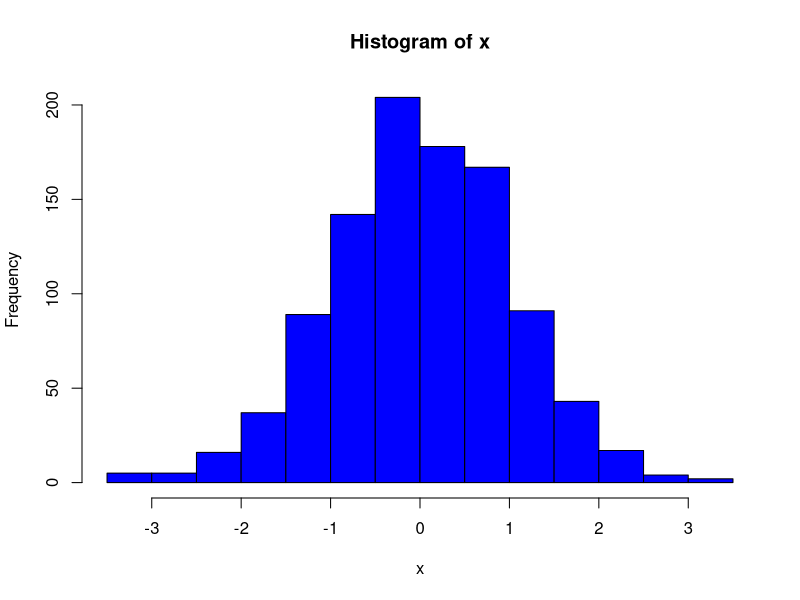
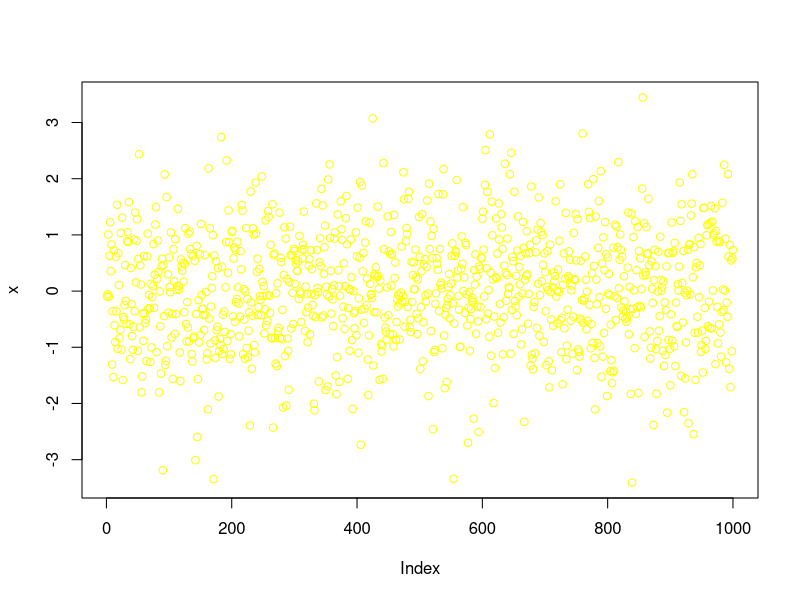
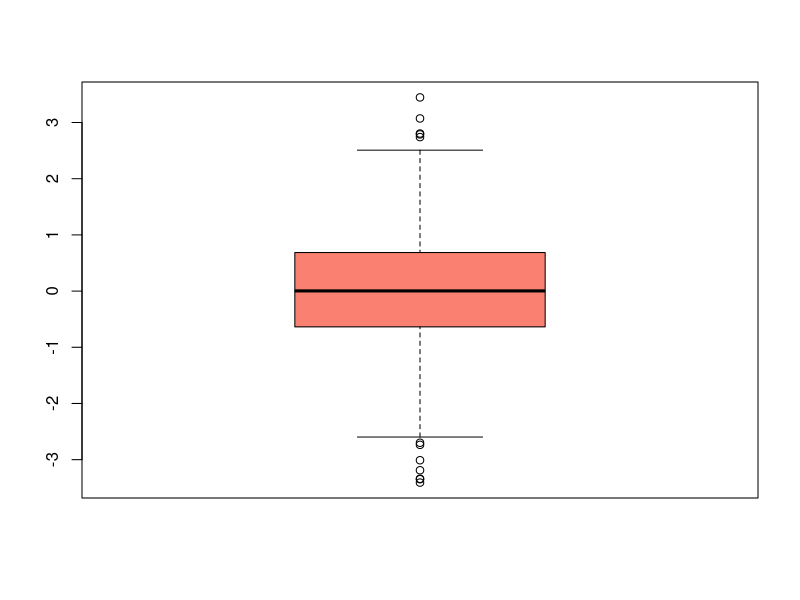

These figures' R source, in order:
#Tarea 1 Capitulo 3 Introduccion a R
#VECTORES
#En R puedes trabajar con vecotres (tienen una sola dimension y guardan datos 
#del mismo tipo), matriz (arreglo de dos dimensiones con datos del mismo tipo),
#Data Frame (Arreglo de dos dimensiones con datos de diferentes clases), lista
#arreglo de una dimension que permite incorporar datos de distincas clases
#para ver el contenido de una variable en un script, se utiliza la funcion print
x<-5
print(x)
#Los elementos de un vector se le conocen como componentes y pueden ser logico,
#caracter, numerico o integer
#Para definir vectores se utiliza "c()" combinar y hay dos formas
#EXTENSIVA los elementos dentro del parentesis deben estar separados por ","
vector_numerico<-c(1,2,3,4,5,6,7)
vector_texto<-c("a","b","c","d")
vector_logico<-c(T,F,T,F)
#SECUENCIA se utiliza el operador ":" para crear un rango o se puede usar seq()
x<-c(1:100)
y<-seq(1,100)
print(x)
print(y)
#Se peuden generar secuencias que partan de un num especifico con un orden especifico
x<-seq(-20,30,by=3)
print(x)
#para conocer la cantidad de valores que tiene (longitud del vector) se usa la funcion
length(y)
#Para acceder a los componentes de un vector de una determinada posicio (indice)
#Se usan los "[]" para elementos consecutivos y no consecutivos
#CONSECUTIVOS, se usa ":" para determinar el rango e.j.
vector_texto[2:4]
#No consecutivas se coloca un vector y los elementos separadas por ","
x[c(1,5,7,8)]
#Excluir elementos de un vector se utiliza con "[-]", dentro del corchete se pone
#la ubicacion o ubicaciones que se quiere eliminar
x[-1]
x[-c(1,5,8)]
#Para excluir el ultimo elemento del vector se usa
x[-length(x)]
#Se puede reagsinar valores de un vector previamente definido
y<-y[-c(10:90)]
print(y)
#Se pueden generar vectores vacios para luego llenarlos e.j.
v<-c() #Vector vacio
v[1]<-2
v[c(2:6)]<-c(10,20,30,50,70)
print(v)
#Repeticion de elementos en un vector se puede hacer con la funcion 
# "rep(valor,Num de veces)"
v<-rep(5,10)
print(v)
#Se puede repetir un conjunto de valores mediante un vector
v<-rep(c(1,3,5,7,11),3)
print(v)
#Otra forma de hacerlo
primos<-c(1,3,5,7,11,13)
v<-rep(primos,each=3)
print(v)
#Al usar ecah se ordenan las reepticiones de menor a mayor, sin usar each, 
#las repeticiones quedan en el orden como las asignaste la primera vez
#FUNCIONES ANY ALL
#las funciones any() y all(), nos permiten ver si algunos o todos los elementos
# de un vector cumplen una condicion T o F e.j.
x<-c(-20:5)
any(x<10)
any(x>10)
any(x<=5)
all(x<10)
all(x>sqrt(16))
any(x>sqrt(16))
#EJERCICIOS
#1.Con un vector x, describe un codigo que determine si todos los elementos del vector
# son iguales a 0
x<-c(1:10)
all(x==0)
#2.Escriba un codigo que tome un vector y devuelva T si hay algun elemento repetido
#en el vector, utilizando la función any
x<-rep(c(1,2,3),each=2); any(duplicated(x))
#3.Dado un vector x, escriba una funcion que determine si todos los elementos del
#vector son iguales entre si utilizando la función all
all(x==x[1])
#4.Escribe una función que tome dos vectores y devuelva en T si ambos vectores tienen
#algún elemento en común utilizando la función any
x<-c(1:5);y<-c(5:9)
any(x%in%y)
#5.Escriba una función que tome dos vectores y devuelba T si todos los elementos del
#vector x son mayores que los elementos correpondientes en el vector y usando all
x<-c(6:10); y<-c(1:5)
all(x>y)
#6.Dado un vector x, escribe una función que determine si todos los elementos del 
#vector son menores que cero utilizando la funcion all
all(x<0)
#7.Escribe una función que tome dos vectores y devuelva en T si al menos un elemento
#del vector x es mayor que los elementos correspondientes en el vector y con la 
#función any
x<-c(2:6)
any(x>y)
#8.Dado un vector x, escribe una funcion que determine si todos los elementos del 
#vector son iguales a un valor especifico utilizando all
all(x==10)
#9.Escribe una función que tome dos vectores y devuelva T si al menos un elemento 
#correspondiente del vector x es menor que los elementos correspondientes en el 
#vector y con any
x<-c(0:4); any(x<y)
#NOTA: para los ejercicios 2, 3 y 4 use Chat GPT para orientarme en que funcion
#podia usar porque estaba muy perdido
#OPERACIONES ARITMETICAS
#Se pueden hacer operaciones aritmeticas con vectores, lo importante es que ambos
#vectores tengan la misma longitud y las operaciones se efectuar acorde al lugar
#que ocupe cada elemento dentro del vector
x<-c(1:3); y<-c(4:6)
#SUMA
x+y; x+3
#RESTA
x-y; x-3
#MULTIPLICACION
x*x; x*y; x*2
#DIVISION
x/y; x/3
#EXPONENTE
x**y; x**2
#RAIZ CUADRADA
sqrt(x)
#LOGARITMO
log(x)
#OPERACIONES CON COMANDO
#Se aplican funciones para hacer operaciones largas, se aplican los siguientes comandos
x<-rnorm(1000)
#Con el siguiente comando se obtiene el valor minimo
min(x)
#Se obtiene el numero maximo
max(x)
#Da a conocer el minimo y maximo
range(x)
#Suma todos los valores del vector
sum(x)
#Se calcula la media
mean(x)
#Se obtiene la mediana 
median(x)
#EJERCICIO
#¿Quw función tienen los siguientes comandos sd() quantile()?
#La función sd() calcula la desviacion estandar
sd(x)
#La función quantile() genera los cuartiles
quantile(x)
#Para las funciones unique() y sort() funcionan mejor con datos discretos en vez
#de continuos
x<-c(rep(3,5),1:15,rep(c(1:3),5))
unique(x) #Saca los valores de manera unica
x<-sample(10,10)
print(x)
sort(x) #ordena los valores de menor a mayor
#GRAFICOS CON VECTORES
#Se puede graficar en R usando los siguientes comandos
x<-rnorm(1000)
#Histograma
hist(x,col = "blue")
#Plot, grafica de datos en orden de aparicion del vector
plot(x,col="yellow")
#Boxplot muestra la media y los cuartiles
boxplot(x,col = "salmon")
#Vectores con nombre, se le pueden asignar nombre a los vectores mediante la 
#función de names()
#Primero se pone un vector con las edades
edades<-c(5,10,15,25,40)
#Se asigna otro vector con los nombres de los dueños de las edades
nombres<-c("Matos","Carlos","Dani", "Maria","Jose")
#Se nombran los elementos del vector edades names (numero)<-Nombre
names(edades)<-nombres
print(edades) #Se le asignan al que esta en ()
#Se pueden usar los nombres de los vectores para buscar su info asociada
edades["Matos"]
#EJERCICIOS
edades<-c(35,35,70,17,14); nombres<-c("Jerry","Beth","Rick","Summer","Morty")
names(edades)<-nombres
#1. ¿Cuál es el promedio de las edades sin contar a Beth?
mean(edades[-2])
#2. Quiten a Morty del vector, ordenalo y guardalo como nuevo vector
edades_sin_Morty<-sort(edades[-5]);print(edades_sin_Morty)
#3. ¿Hay alguna edad mayor a 75?, ¿menor a 12?, ¿Entre 12 y 20?
any(edades>75);any(edades<12); any(c(edades>12,edades<20))
